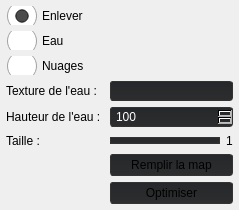
       <widget class="QWidget" name="water_cloud">
        <attribute name="title">
         <string>Eau et nuages</string>
        </attribute>
        <layout class="QFormLayout" name="formLayout">
         <property name="leftMargin">
          <number>6</number>
         </property>
         <property name="topMargin">
          <number>6</number>
         </property>
         <property name="rightMargin">
          <number>6</number>
         </property>
         <property name="bottomMargin">
          <number>6</number>
         </property>
         <item row="0" column="0">
          <widget class="QRadioButton" name="editTerrainRemoveWater">
           <property name="styleSheet">
            <string notr="true">QRadioButton {
    spacing: 5px;
}

QRadioButton::indicator {
    width: 31px;
    height: 19px;
}

QRadioButton::indicator:unchecked {
image: url(:/MainFrame/Resources/Icons_New/Checkbutton_no.png);
}

QRadioButton::indicator:checked {
	image: url(:/MainFrame/Resources/Icons_New/Checkbutton_yes.png);
}
</string>
           </property>
           <property name="text">
            <string>Enlever</string>
           </property>
           <property name="checked">
            <bool>true</bool>
           </property>
          </widget>
         </item>
         <item row="1" column="0">
          <widget class="QRadioButton" name="editTerrainWaterMode">
           <property name="styleSheet">
            <string notr="true">QRadioButton {
    spacing: 5px;
}

QRadioButton::indicator {
    width: 31px;
    height: 19px;
}

QRadioButton::indicator:unchecked {
image: url(:/MainFrame/Resources/Icons_New/Checkbutton_no.png);
}

QRadioButton::indicator:checked {
	image: url(:/MainFrame/Resources/Icons_New/Checkbutton_yes.png);
}
</string>
           </property>
           <property name="text">
            <string>Eau</string>
           </property>
          </widget>
         </item>
         <item row="2" column="0">
          <widget class="QRadioButton" name="editTerrainCloudMode">
           <property name="styleSheet">
            <string notr="true">QRadioButton {
    spacing: 5px;
}

QRadioButton::indicator {
    width: 31px;
    height: 19px;
}

QRadioButton::indicator:unchecked {
image: url(:/MainFrame/Resources/Icons_New/Checkbutton_no.png);
}

QRadioButton::indicator:checked {
	image: url(:/MainFrame/Resources/Icons_New/Checkbutton_yes.png);
}
</string>
           </property>
           <property name="text">
            <string>Nuages</string>
           </property>
          </widget>
         </item>
         <item row="3" column="0">
          <widget class="QLabel" name="label">
           <property name="text">
            <string>Texture de l'eau : </string>
           </property>
          </widget>
         </item>
         <item row="3" column="1">
          <widget class="QComboBox" name="editWaterComboBox">
           <property name="enabled">
            <bool>false</bool>
           </property>
           <property name="styleSheet">
            <string notr="true">QComboBox {
	border: 1px solid #333333;
	border-radius: 3px;
	background: qlineargradient(spread:pad, x1:0, y1:1, x2:0, y2:0, stop:0 rgba(45, 45, 46, 255), stop:1 rgba(37, 40, 43, 255));
	padding: 1px 23px 1px 3px;
	min-width: 6em;
	color: #ffffff;
	selection-background-color: rgb(41, 41, 42, 30);
}
QComboBox::drop-down {
	subcontrol-origin: padding;
	subcontrol-position: top right;
	width: 20px;
 
	border-top-right-radius: 3px;
	border-bottom-right-radius: 3px;
}

QComboBox::down-arrow {
image: url(:/MainFrame/Resources/Icons_New/external-down-arrow-arrow-flatart-icons-lineal-color-flatarticons-10.png);
height: 14px;

}
 
QComboBox::QAbstractItemView{
	background-color: #4f4f4f;
	color: #999999;
}

QComboBox::item:pressed { 
background: rgb(61, 61, 61);
}
QComboBox::item:selected { 
background: rgb(61, 61, 61);
}


 QScrollBar:vertical {
     background: #1d1d1e;
     width: 15px;
     margin: 22px 0 22px 0;
 }
 QScrollBar::handle:vertical {
     background: #202325;
     min-height: 20px;
 }
 QScrollBar::add-line:vertical {
     background: #202325;
     height: 20px;
     subcontrol-position: bottom;
     subcontrol-origin: margin;
 }

 QScrollBar::sub-line:vertical {
     background: #202325;
     height: 20px;
     subcontrol-position: top;
     subcontrol-origin: margin;
 }
 QScrollBar::up-arrow:vertical, QScrollBar::down-arrow:vertical {
     width: 3px;
     height: 3px;
     background: #907a4e;
 }

 QScrollBar::add-page:vertical, QScrollBar::sub-page:vertical {
     background: none;
 }
</string>
           </property>
          </widget>
         </item>
         <item row="4" column="0">
          <widget class="QLabel" name="label_2">
           <property name="text">
            <string>Hauteur de l'eau : </string>
           </property>
          </widget>
         </item>
         <item row="4" column="1">
          <widget class="QSpinBox" name="editWaterHeight">
           <property name="enabled">
            <bool>false</bool>
           </property>
           <property name="styleSheet">
            <string notr="true">QSpinBox::down-button {
	image: url(:/MainFrame/Resources/Icons_New/external-down-arrow-arrow-flatart-icons-lineal-color-flatarticons-10.png);
right: 1.5px;
height: 9px;
}

QSpinBox::up-button {
    image: url(:/MainFrame/Resources//Icons_New/external-up-arrow-arrow-flatart-icons-lineal-color-flatarticons-10.png);
right: 1.5px;
bottom: 0px;
height: 9px;
}

QSpinBox { 
	border: 1px solid #333333;
	border-radius: 3px;
	background-color: qlineargradient(spread:pad, x1:0, y1:1, x2:0, y2:0, stop:0 rgba(37, 37, 38, 255), stop:1 rgba(27, 29, 31, 255));
	padding: 1px 20px 1px 3px;
	min-width: 6em;
	color: #ffffff;
    background-color: qlineargradient(spread:pad, x1:0, y1:1, x2:0, y2:0, stop:0 rgba(45, 45, 46, 255), stop:1 rgba(37, 40, 43, 255));
	selection-background-color: rgb(40, 42, 44);
}</string>
           </property>
           <property name="maximum">
            <number>255</number>
           </property>
           <property name="value">
            <number>100</number>
           </property>
          </widget>
         </item>
         <item row="7" column="1">
          <widget class="QPushButton" name="optimizeWater">
           <property name="styleSheet">
            <string notr="true">QPushButton {
border: 1px solid #333333;
border-radius: 3px;
	background-color: qlineargradient(spread:pad, x1:0, y1:1, x2:0, y2:0, stop:0 rgba(45, 45, 46, 255), stop:1 rgba(37, 40, 43, 255));
padding: 3px 20px;

}

QPushButton:hover {
	background-color: qlineargradient(spread:pad, x1:0, y1:1, x2:0, y2:0, stop:0 rgba(37, 37, 38, 255), stop:1 rgba(27, 29, 31, 255));
}
</string>
           </property>
           <property name="text">
            <string>Optimiser</string>
           </property>
          </widget>
         </item>
         <item row="5" column="0">
          <widget class="QLabel" name="label_15">
           <property name="text">
            <string>Taille :</string>
           </property>
          </widget>
         </item>
         <item row="6" column="1">
          <widget class="QPushButton" name="waterFillMap">
           <property name="styleSheet">
            <string notr="true">QPushButton {
border: 1px solid #333333;
border-radius: 3px;
	background-color: qlineargradient(spread:pad, x1:0, y1:1, x2:0, y2:0, stop:0 rgba(45, 45, 46, 255), stop:1 rgba(37, 40, 43, 255));
padding: 3px 20px;

}

QPushButton:hover {
	background-color: qlineargradient(spread:pad, x1:0, y1:1, x2:0, y2:0, stop:0 rgba(37, 37, 38, 255), stop:1 rgba(27, 29, 31, 255));
}
</string>
           </property>
           <property name="text">
            <string>Remplir la map</string>
           </property>
          </widget>
         </item>
         <item row="5" column="1">
          <layout class="QHBoxLayout" name="horizontalLayout_7">
           <item>
            <widget class="QSlider" name="editWaterSize">
             <property name="styleSheet">
              <string notr="true">QSlider::groove:horizontal {
    border: 1px solid #333333;
    height: 5px; 
    background: qlineargradient(spread:pad, x1:0, y1:1, x2:0, y2:0, stop:0 rgba(45, 45, 46, 255), stop:1 rgba(37, 40, 43, 255));
    margin: 2px 0;
}

QSlider::handle:horizontal {
    
	background-image: url(:/MainFrame/Resources/Icons_New/Icon_Handler.png);
    width: 16px;
    margin: -10px 0; 

}</string>
             </property>
             <property name="minimum">
              <number>1</number>
             </property>
             <property name="maximum">
              <number>8</number>
             </property>
             <property name="orientation">
              <enum>Qt::Horizontal</enum>
             </property>
            </widget>
           </item>
           <item>
            <widget class="QLabel" name="label_21">
             <property name="styleSheet">
              <string notr="true">border-color: rgb(255, 170, 255);</string>
             </property>
             <property name="text">
              <string>1</string>
             </property>
            </widget>
           </item>
          </layout>
         </item>
        </layout>
       </widget>
